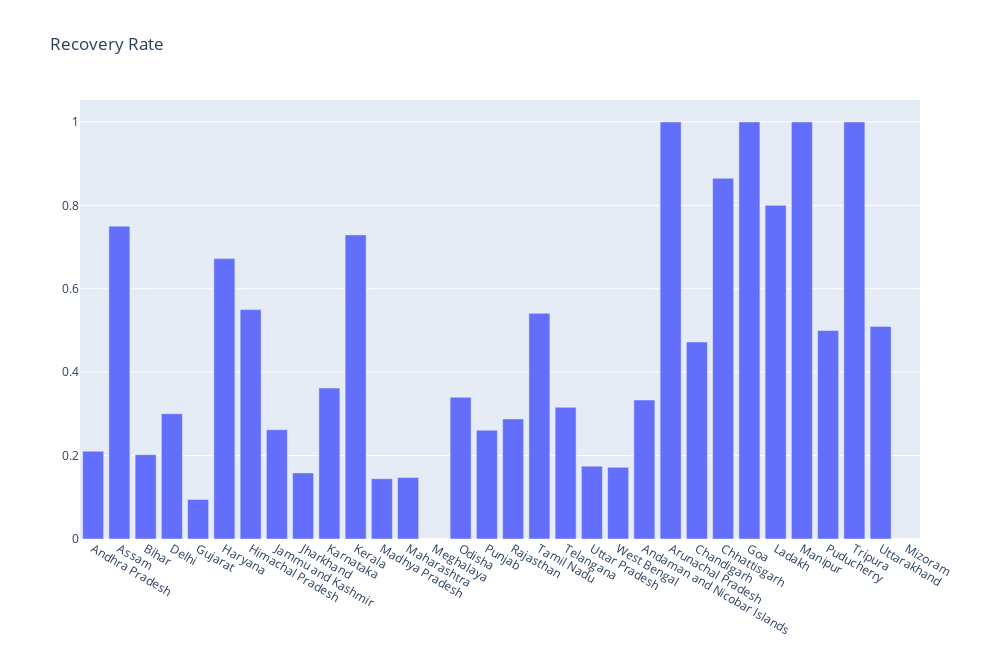

Write notebook code for a chart like this one.
### Code cell
fig1=go.Figure(go.Bar(x=covid['State'],y=covid['Recovery Rate']))
fig1.update_layout(
    autosize=False,
    width=1000,
    height=650,)
fig1.update_layout(title_text='Recovery Rate')

### Figure 1 — Plotly figure (JSON) as saved in the notebook; plotly's stock layout.template omitted (floating-point values rounded to 4 significant figures)
{"data": [{"type": "bar", "x": ["Andhra Pradesh", "Assam", "Bihar", "Delhi", "Gujarat", "Haryana", "Himachal Pradesh", "Jammu and Kashmir", "Jharkhand", "Karnataka", "Kerala", "Madhya Pradesh", "Maharashtra", "Meghalaya", "Odisha", "Punjab", "Rajasthan", "Tamil Nadu", "Telangana", "Uttar Pradesh", "West Bengal", "Andaman and Nicobar Islands", "Arunachal Pradesh", "Chandigarh", "Chhattisgarh", "Goa", "Ladakh", "Manipur", "Puducherry", "Tripura", "Uttarakhand", "Mizoram"], "y": [0.2106, 0.75, 0.2022, 0.3005, 0.09482, 0.6723, 0.55, 0.262, 0.1585, 0.3618, 0.7292, 0.1445, 0.1472, 0, 0.3398, 0.2609, 0.2879, 0.5411, 0.3157, 0.1746, 0.1718, 0.3333, 1, 0.4722, 0.8649, 1, 0.8, 1, 0.5, 1, 0.5098, 0]}], "layout": {"autosize": false, "height": 650, "title": {"text": "Recovery Rate"}, "width": 1000}}
